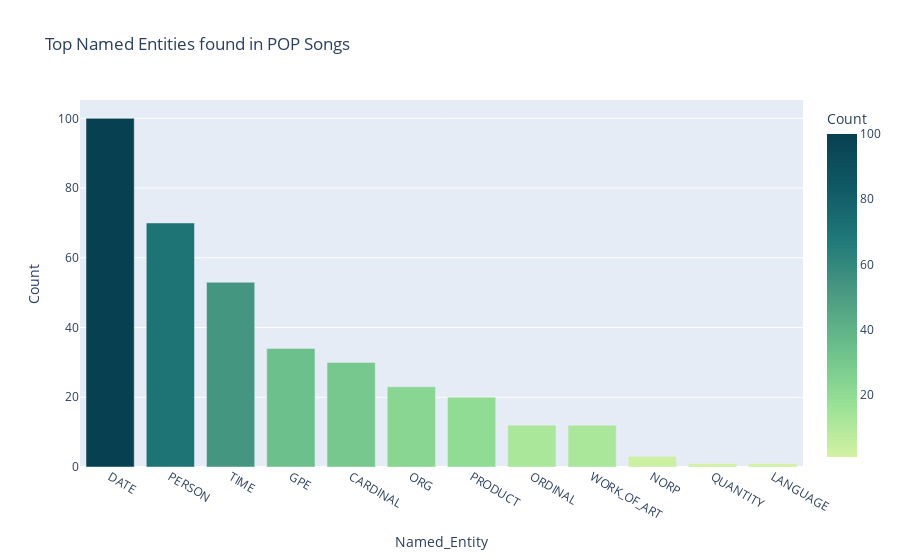

The code cell stored with this chart in its notebook:
### Code cell
fig = px.bar(
    entities_count,
    x="Named_Entity",
    y="Count",
    color = "Count",
    color_continuous_scale='emrld',
    title = "Top Named Entities found in POP Songs"
     )
fig.show()

### Figure 1 — Plotly figure (JSON) as saved in the notebook; plotly's stock layout.template omitted (floating-point values rounded to 4 significant figures)
{"data": [{"alignmentgroup": "True", "hovertemplate": "Named_Entity=%{x}<br>Count=%{marker.color}<extra></extra>", "legendgroup": "", "marker": {"color": [100, 70, 53, 34, 30, 23, 20, 12, 12, 3, 1, 1], "coloraxis": "coloraxis", "pattern": {"shape": ""}}, "name": "", "offsetgroup": "", "orientation": "v", "showlegend": false, "textposition": "auto", "type": "bar", "x": ["DATE", "PERSON", "TIME", "GPE", "CARDINAL", "ORG", "PRODUCT", "ORDINAL", "WORK_OF_ART", "NORP", "QUANTITY", "LANGUAGE"], "xaxis": "x", "y": [100, 70, 53, 34, 30, 23, 20, 12, 12, 3, 1, 1], "yaxis": "y"}], "layout": {"autosize": true, "barmode": "relative", "coloraxis": {"colorbar": {"title": {"text": "Count"}}, "colorscale": [[0, "rgb(211, 242, 163)"], [0.1667, "rgb(151, 225, 150)"], [0.3333, "rgb(108, 192, 139)"], [0.5, "rgb(76, 155, 130)"], [0.6667, "rgb(33, 122, 121)"], [0.8333, "rgb(16, 89, 101)"], [1, "rgb(7, 64, 80)"]]}, "legend": {"tracegroupgap": 0}, "title": {"text": "Top Named Entities found in POP Songs"}, "xaxis": {"anchor": "y", "autorange": true, "domain": [0, 1], "range": [-0.5, 11.5], "title": {"text": "Named_Entity"}, "type": "category"}, "yaxis": {"anchor": "x", "autorange": true, "domain": [0, 1], "range": [0, 105.3], "title": {"text": "Count"}, "type": "linear"}}}
